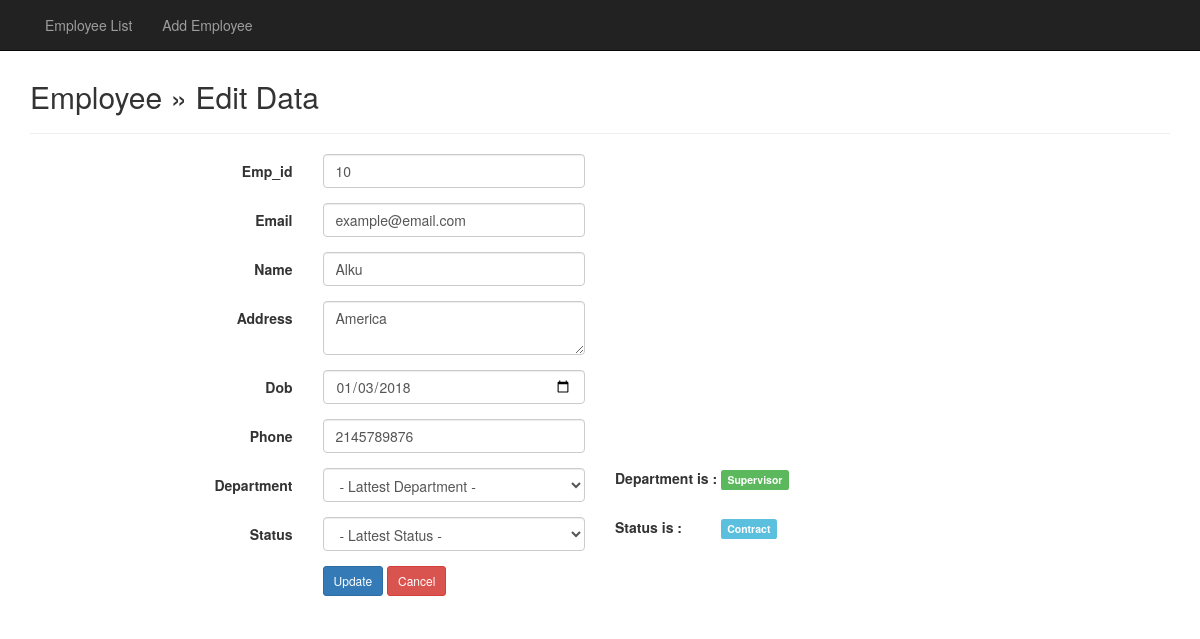
Page /edit.php?emp_id=10 on the committed database.
### tables this page shows
CREATE TABLE `employee` (
  `emp_id` int(5) NOT NULL,
  `emp_email` varchar(30) NOT NULL,
  `emp_name` varchar(30) NOT NULL,
  `emp_phone` bigint(12) NOT NULL,
  `emp_dob` date NOT NULL,
  `emp_address` varchar(100) NOT NULL,
  `emp_dept` varchar(30) NOT NULL,
  `emp_status` varchar(20) NOT NULL,
  `emp_password` varchar(16) NOT NULL,
  `emp_joindate` date NOT NULL
);

### edit.php (the view, shortened to what this page needs)
<?php
include("connection.php");
?>
<!DOCTYPE html>
<html lang="en">
<head>
		<link rel="stylesheet" href="https://maxcdn.bootstrapcdn.com/bootstrap/3.3.7/css/bootstrap.min.css">
</head>
<body>
	<nav class="navbar navbar-inverse navbar-fixed-top">
		<div class="container">
			<div id="navbar" class="navbar-collapse collapse">
				<ul class="nav navbar-nav">
					<li><a href="index.php">Employee List</a></li>
					<li><a href="add.php">Add Employee</a></li>
				</ul>
			</div>
		</div>
	</nav>
	<div class="container">
		<div class="content">
			<h2>Employee &raquo; Edit Data</h2>
			<hr />
			<?php
			$emp_id = $_GET['emp_id'];
			$sql = mysqli_query($con, "SELECT * FROM employee WHERE emp_id='$emp_id'");
			if(mysqli_num_rows($sql) == 0){
				header("Location: index.php");
			}else{
				$row = mysqli_fetch_assoc($sql);
			}
			?>
			<form class="form-horizontal" action="" method="post">
				<div class="form-group">
					<label class="col-sm-3 control-label">Emp_id</label>
					<div class="col-sm-3">
						<input type="text" name="emp_id" value="<?php echo $row ['emp_id']; ?>" class="form-control" placeholder="Emp_id" required>
					</div>
				</div>
				<div class="form-group">
					<label class="col-sm-3 control-label">Email</label>
					<div class="col-sm-3">
						<input type="email" name="email" value="<?php echo $row ['emp_email']; ?>" class="form-control" placeholder="Email" required>
					</div>
				</div>
				<div class="form-group">
					<label class="col-sm-3 control-label">Name</label>
					<div class="col-sm-3">
						<input type="text" name="name" value="<?php echo $row ['emp_name']; ?>" class="form-control" placeholder="Name" required>
					</div>
				</div>
					<div class="form-group">
					<label class="col-sm-3 control-label">Address</label>
					<div class="col-sm-3">
						<textarea name="address" class="form-control" placeholder="Department"><?php echo $row ['emp_address']; ?></textarea>
					</div>
				</div>
				<div class="form-group">
					<label class="col-sm-3 control-label">Dob</label>
					<div class="col-sm-3">
						<input type="date" name="dob" value="<?php echo $row ['emp_dob']; ?>" class="input-group date form-control" date="" data-date-format="yyyy-mm-dd" placeholder="0000-00-00" required>
					</div>
				</div>
				<div class="form-group">
					<label class="col-sm-3 control-label">Phone</label>
					<div class="col-sm-3">
						<input type="number" name="phone" value="<?php echo $row ['emp_phone']; ?>" class="form-control" placeholder="Phone" required>
					</div>
				</div>
				<div class="form-group">
					<label class="col-sm-3 control-label">Department</label>
					<div class="col-sm-3">
						<select name="dept" class="form-control" required>
							<option value=""> - Lattest Department - </option>
						</select>
					</div>
                    <div class="col-sm-3">
                    <b>Department is :</b> <span class="label label-success"><?php echo $row['emp_dept']; ?></span>
				    </div>
				</div>
				<div class="form-group">
					<label class="col-sm-3 control-label">Status</label>
					<div class="col-sm-3">
						<select name="status" class="form-control" required>
							<option value="">- Lattest Status -</option>
						</select>
					</div>
                    <div class="col-sm-3">
                    <b>Status is :</b>&nbsp;&nbsp;&nbsp;&nbsp;&nbsp;&nbsp;&nbsp;&nbsp;&nbsp; <span class="label label-info"><?php echo $row['emp_status']; ?></span>
				    </div>
                </div>
				<div class="form-group">
					<label class="col-sm-3 control-label">&nbsp;</label>
					<div class="col-sm-6">
						<input type="submit" name="save" class="btn btn-sm btn-primary" value="Update">
						<a href="index.php" class="btn btn-sm btn-danger">Cancel</a>
					</div>
				</div>
			</form>
		</div>
	</div>
</body>
</html>

### edit.php (style rules this page uses)
.content { margin-top: 80px; }

### rows in the picture
employee: emp_id "10", email "example@email.com", name "Alku", address "America", dob "01/03/2018", phone "2145789876", emp_dept "Supervisor", emp_status "Contract"
